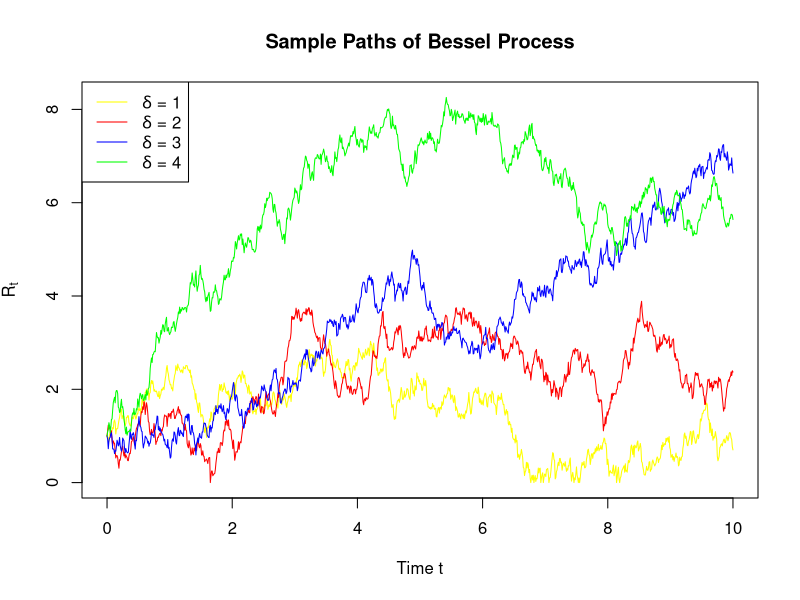
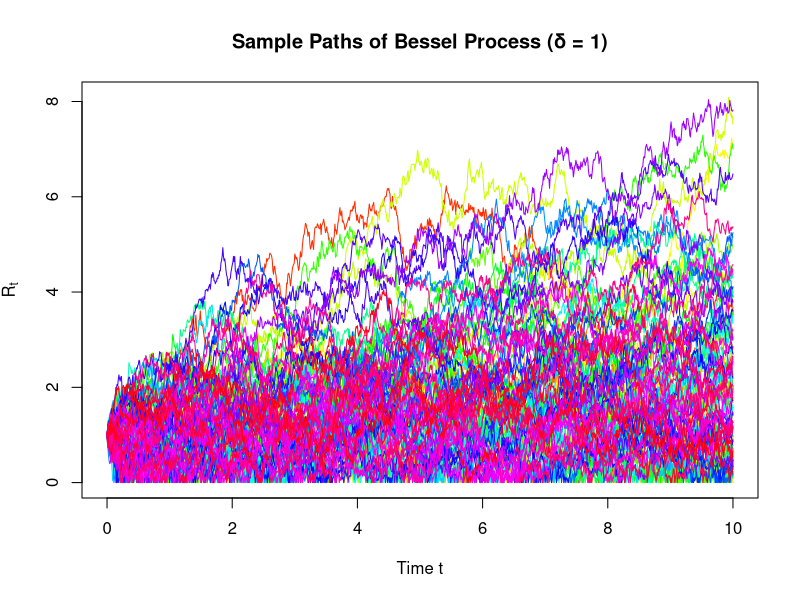
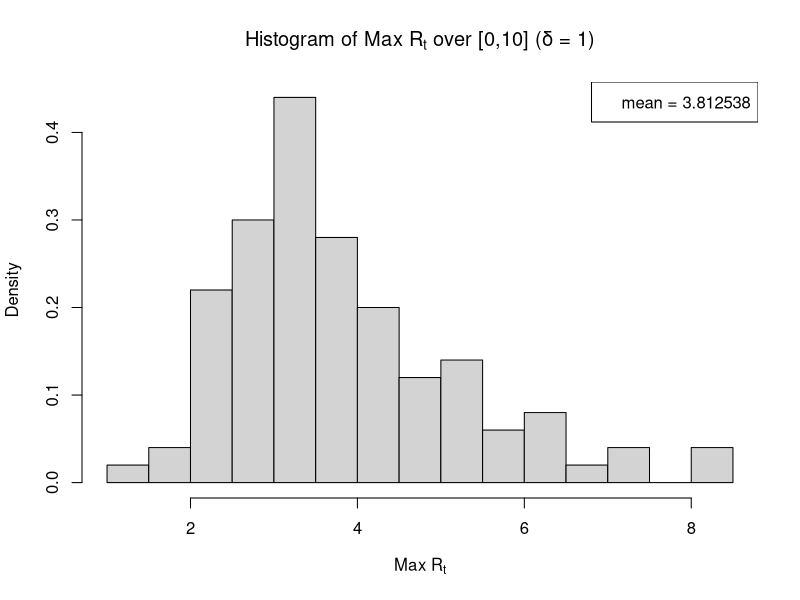
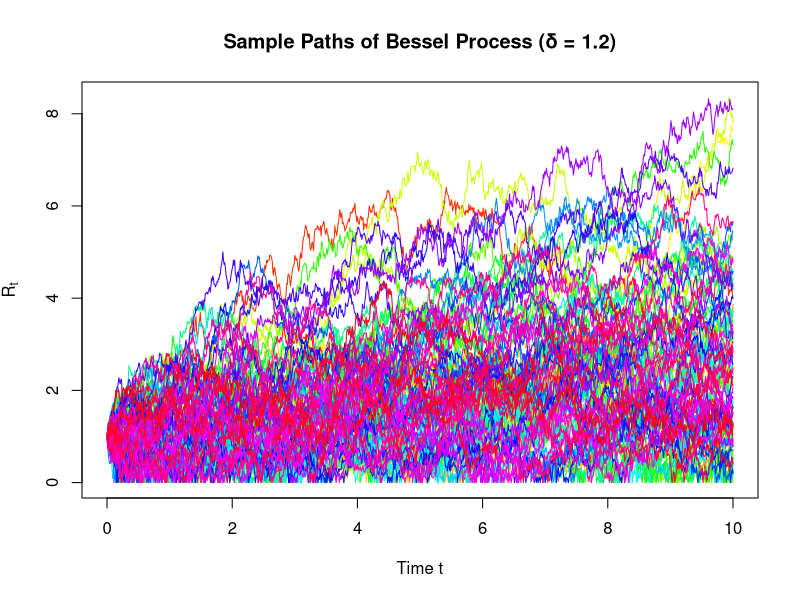
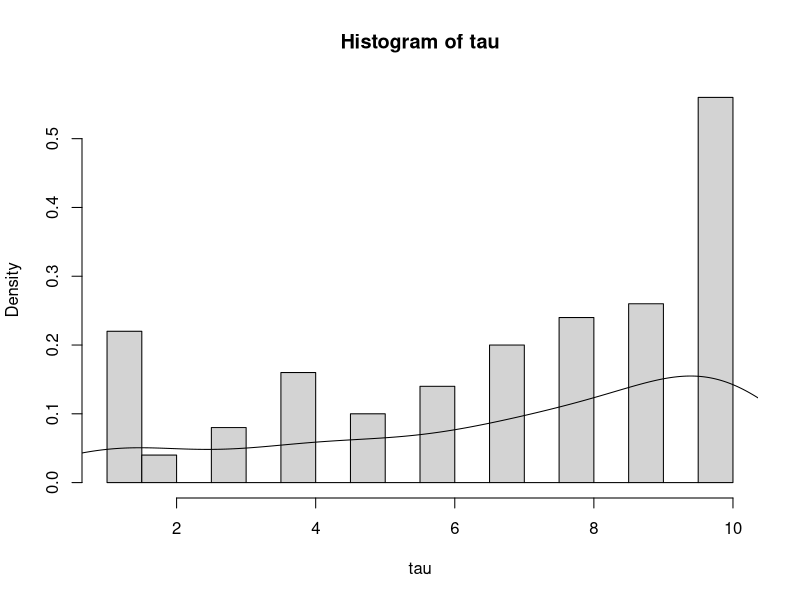

Write R code to recreate these figures, in order.
## ---- chunk 1
set.seed(1)
T = 10
N = 1000
dt = T/N
Rt_sim <- function(delta, N, dt){
  Y <- numeric(N+1)
  Y[1] <- 1
  for (i in 1:N){
    dW <- sqrt(dt)*rnorm(1)
    Y[i+1] <- max(Y[i] + delta*dt+ 2*sqrt(Y[i])*dW, 0)
  } 
  return(sqrt(Y))
}
t <- seq(0, T, by = dt)
delta <- c(1,2,3,4)
Rt1 <- Rt_sim(delta[1], N=1000, dt=10/1000)
Rt2 <- Rt_sim(delta[2], N=1000, dt=10/1000)
Rt3 <- Rt_sim(delta[3], N=1000, dt=10/1000)
Rt4 <- Rt_sim(delta[4], N=1000, dt=10/1000)
ymin <- min(c(Rt1, Rt2, Rt3, Rt4))
ymax <- max(c(Rt1, Rt2, Rt3, Rt4))
plot(t, Rt1, "l", col = "yellow", ylim = c(ymin, ymax), main = "Sample Paths of Bessel Process", xlab = "Time t", ylab = expression(R[t]))
lines(t, Rt2, "l", col="red")
lines(t, Rt3, "l", col="blue")
lines(t, Rt4, "l", col="green")
legend("topleft",
       legend = c(expression(delta *' = 1'), expression(delta *' = 2'), expression(delta *' = 3'), expression(delta *' = 4')),
       col = c("yellow", "red", "blue", "green"),
       lty = 1)  
## ---- chunk 2
set.seed(1)
M <- 100  # Number of sample paths
t <- seq(0, T, by = dt)
# choose delta = 1, generate more paths
Rt_matrix <- sapply(1:M, function(m) Rt_sim(delta[1], N, dt)) # row: dt, col: Rt
matplot(t, Rt_matrix, type = "l", lty = 1, col = rainbow(M),
        main = "Sample Paths of Bessel Process (δ = 1)",
        xlab = "Time t", ylab = expression(R[t]))
## ---- chunk 3
max_Rt <- apply(Rt_matrix, 2, max) # calculate maximum for each column of Rt_matrix
hist(max_Rt, breaks = 20, prob = T, 
     main = expression("Histogram of Max " * R[t] * " over [0,10] (δ = 1)"), 
     xlab = expression("Max " * R[t]))
mean(max_Rt)
legend("topright", legend = "mean = 3.812538")
## ---- chunk 4
set.seed(1)
delta = 1.2
K = 2
T = 10
M <- 100  # Number of sample paths
t <- seq(0, T, by = dt)
Rt_matrix <- sapply(1:M, function(m) Rt_sim(delta, N, dt)) # rows: t, cols: mth path of Rt
matplot(t, Rt_matrix, type = "l", lty = 1, col = rainbow(M),
        main = "Sample Paths of Bessel Process (δ = 1.2)",
        xlab = "Time t", ylab = expression(R[t]))
## ---- chunk 5
tk_index <- (1:10)/(10/1000) + 1
Rtk <- Rt_matrix[tk_index, ]  # rows: tk, cols: mth path of Rt
tk_payoff <- pmax(Rtk - K, 0)  # (Rt - K)+
exercise_time <- apply(tk_payoff, 2, function(payoffs) {
  idx <- which.max(payoffs)  # highest positive payoff
  if (is.na(idx)) return(NA)   # never exercised
  return(idx)  # tk index 1:10
})
# Convert index to actual time τ
tau <- ifelse(is.na(exercise_time), NA, exercise_time)  # τ in 1:10
hist(tau, prob = T, breaks = 20)
lines(density(tau[!is.na(tau)]))
summary(tau) # median = 8, mean = 6.89
## ---- chunk 6
Bermuda_payoffs <- sapply(1:M, function(m) {
  payoffs <- tk_payoff[, m]
  holding_values <- numeric(10)
  holding_values[10] <- payoffs[10]
  for (t in 9:1) {
    if (payoffs[t] > 0) {
      immediate_exercise <- payoffs[t]
      future_payoff <- holding_values[t + 1]
      holding_values[t] <- max(immediate_exercise, future_payoff)
    } else {
      holding_values[t] <- holding_values[t + 1]
    }
  }
  return(holding_values[1])
})
Bermuda_price <- mean(Bermuda_payoffs)
cat("Bermuda call price =", Bermuda_price, "\n")
## ---- chunk 7
# European call option price = E((R10-K)+)
European_payoff <- tk_payoff[10,]
European_price <- mean(European_payoff)
cat("European call price =", European_price, "\n")
## ---- chunk 8
diff_price = Bermuda_price - European_price
cat("Extra cost of Bermuda over European =", diff_price, "\n")
## ---- chunk 9
# 1. No proper modeling of expected future values. (we just take average: mean())
# 2. Discounting factor = 0 here, there is little incentive to exercise early. (if r>0, price = e^-rt*E(Vi+1))
# 3. Y[i+1] <- max(Y[i] + delta*dt+ 2*sqrt(Y[i])*dW, 0)
# 4. Variance reduction: AV, CV, conditioning, stratify sampling, importance sampling
## ---- chunk 10
max_Rtk <- apply(Rtk, 2, max)
X_tilde = max_Rtk - K
X = pmax(X_tilde, 0)
Y = X_tilde - mean(X_tilde)
mean(Y) # check E(Y)=0
## ---- chunk 11
c <- -cov(X,Y)/var(Y)
c
## ---- chunk 12
theta_hat = X + c*Y
cat(var(X), var(theta_hat), "\n",  
    "Improved by",(var(X)-var(theta_hat))/var(X) * 100, "%.")
